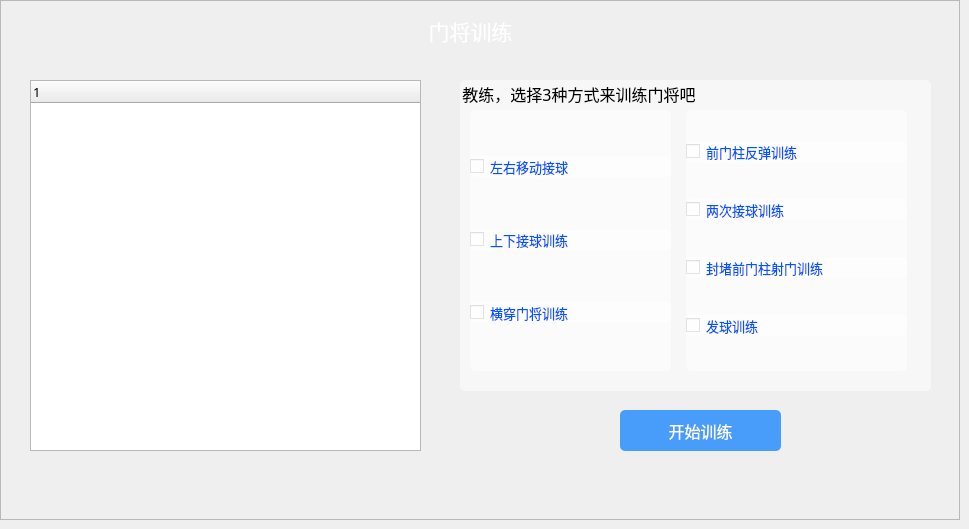
    <widget class="QWidget" name="page_5">
     <widget class="QLabel" name="label_7">
      <property name="geometry">
       <rect>
        <x>340</x>
        <y>0</y>
        <width>261</width>
        <height>61</height>
       </rect>
      </property>
      <property name="font">
       <font>
        <family>黑体</family>
        <pointsize>16</pointsize>
       </font>
      </property>
      <property name="styleSheet">
       <string notr="true">color: rgb(255, 255, 255);</string>
      </property>
      <property name="text">
       <string>门将训练</string>
      </property>
      <property name="alignment">
       <set>Qt::AlignCenter</set>
      </property>
     </widget>
     <widget class="QTreeWidget" name="treeWidget_6">
      <property name="geometry">
       <rect>
        <x>30</x>
        <y>80</y>
        <width>391</width>
        <height>371</height>
       </rect>
      </property>
      <property name="font">
       <font>
        <family>等线</family>
        <pointsize>10</pointsize>
       </font>
      </property>
      <column>
       <property name="text">
        <string notr="true">1</string>
       </property>
      </column>
     </widget>
     <widget class="QGroupBox" name="groupBox_3">
      <property name="geometry">
       <rect>
        <x>460</x>
        <y>80</y>
        <width>471</width>
        <height>311</height>
       </rect>
      </property>
      <property name="font">
       <font>
        <family>黑体</family>
        <pointsize>12</pointsize>
       </font>
      </property>
      <property name="styleSheet">
       <string notr="true">color: rgb(0, 0, 0);
background-color: rgba(255, 255, 255,0.5);
border-radius: 5px;</string>
      </property>
      <property name="title">
       <string>教练，选择3种方式来训练门将吧</string>
      </property>
      <widget class="QWidget" name="widget_17" native="true">
       <property name="geometry">
        <rect>
         <x>10</x>
         <y>30</y>
         <width>201</width>
         <height>261</height>
        </rect>
       </property>
       <layout class="QVBoxLayout" name="verticalLayout_14">
        <item>
         <widget class="QCheckBox" name="checkBox_101">
          <property name="font">
           <font>
            <family>黑体</family>
            <pointsize>10</pointsize>
           </font>
          </property>
          <property name="styleSheet">
           <string notr="true">color: rgb(0, 85, 255);</string>
          </property>
          <property name="text">
           <string>左右移动接球</string>
          </property>
         </widget>
        </item>
        <item>
         <widget class="QCheckBox" name="checkBox_102">
          <property name="font">
           <font>
            <family>黑体</family>
            <pointsize>10</pointsize>
           </font>
          </property>
          <property name="styleSheet">
           <string notr="true">color: rgb(0, 85, 255);</string>
          </property>
          <property name="text">
           <string>上下接球训练</string>
          </property>
         </widget>
        </item>
        <item>
         <widget class="QCheckBox" name="checkBox_103">
          <property name="font">
           <font>
            <family>黑体</family>
            <pointsize>10</pointsize>
           </font>
          </property>
          <property name="styleSheet">
           <string notr="true">color: rgb(0, 85, 255);</string>
          </property>
          <property name="text">
           <string>横穿门将训练</string>
          </property>
         </widget>
        </item>
       </layout>
      </widget>
      <widget class="QWidget" name="widget_18" native="true">
       <property name="geometry">
        <rect>
         <x>226</x>
         <y>30</y>
         <width>221</width>
         <height>261</height>
        </rect>
       </property>
       <layout class="QVBoxLayout" name="verticalLayout_15">
        <item>
         <widget class="QCheckBox" name="checkBox_104">
          <property name="font">
           <font>
            <family>黑体</family>
            <pointsize>10</pointsize>
           </font>
          </property>
          <property name="styleSheet">
           <string notr="true">color: rgb(0, 85, 255);</string>
          </property>
          <property name="text">
           <string>前门柱反弹训练</string>
          </property>
         </widget>
        </item>
        <item>
         <widget class="QCheckBox" name="checkBox_105">
          <property name="font">
           <font>
            <family>黑体</family>
            <pointsize>10</pointsize>
           </font>
          </property>
          <property name="styleSheet">
           <string notr="true">color: rgb(0, 85, 255);</string>
          </property>
          <property name="text">
           <string>两次接球训练</string>
          </property>
         </widget>
        </item>
        <item>
         <widget class="QCheckBox" name="checkBox_106">
          <property name="font">
           <font>
            <family>黑体</family>
            <pointsize>10</pointsize>
           </font>
          </property>
          <property name="styleSheet">
           <string notr="true">color: rgb(0, 85, 255);</string>
          </property>
          <property name="text">
           <string>封堵前门柱射门训练</string>
          </property>
         </widget>
        </item>
        <item>
         <widget class="QCheckBox" name="checkBox_107">
          <property name="font">
           <font>
            <family>黑体</family>
            <pointsize>10</pointsize>
           </font>
          </property>
          <property name="styleSheet">
           <string notr="true">color: rgb(0, 85, 255);</string>
          </property>
          <property name="text">
           <string>发球训练</string>
          </property>
         </widget>
        </item>
       </layout>
      </widget>
     </widget>
     <widget class="QPushButton" name="goalKeeperTrainComplete">
      <property name="geometry">
       <rect>
        <x>620</x>
        <y>410</y>
        <width>161</width>
        <height>41</height>
       </rect>
      </property>
      <property name="font">
       <font>
        <family>等线</family>
        <pointsize>12</pointsize>
       </font>
      </property>
      <property name="styleSheet">
       <string notr="true">QPushButton { background-color: rgba(0, 120, 255,0.7); border-radius: 5px; color: rgb(255, 255, 255); } QPushButton:hover { background-color: rgb(46, 231, 253); }</string>
      </property>
      <property name="text">
       <string>开始训练</string>
      </property>
     </widget>
     <widget class="QFrame" name="frame_14">
      <property name="geometry">
       <rect>
        <x>0</x>
        <y>0</y>
        <width>960</width>
        <height>520</height>
       </rect>
      </property>
      <property name="styleSheet">
       <string notr="true">#frame_14{background-image: url(:/Image/training_1.jpg);}</string>
      </property>
      <property name="frameShape">
       <enum>QFrame::StyledPanel</enum>
      </property>
      <property name="frameShadow">
       <enum>QFrame::Raised</enum>
      </property>
     </widget>
     <zorder>frame_14</zorder>
     <zorder>label_7</zorder>
     <zorder>treeWidget_6</zorder>
     <zorder>groupBox_3</zorder>
     <zorder>goalKeeperTrainComplete</zorder>
    </widget>
